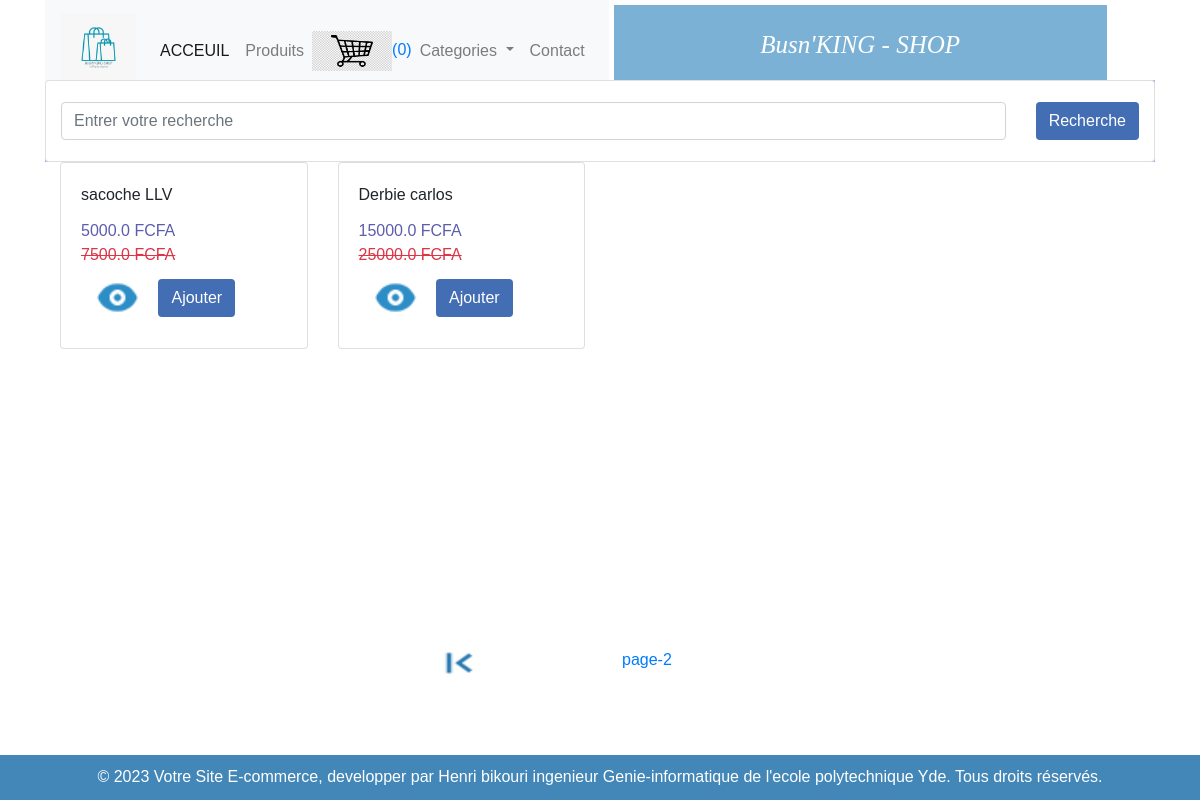
Screenshot of /?page=2 with the database file from the repository.
### shop/models.py (models this page shows, shortened)
class Produit(models.Model):
    titre=models.CharField(max_length=200)
    prix=models.FloatField()
    prixavant=models.FloatField(default=0)
    description=models.TextField()
    categorie= models.ForeignKey(Categorie , related_name='categories', on_delete=models.CASCADE)
    image=models.CharField(max_length=5000)
    date_ajout=models.DateTimeField(auto_now=True)
    class Meta:
        ordering=['-date_ajout']

### shop/views.py (the view)
# urls.py: path('',index, name='home'),
def index(request):
    produit_object = Produit.objects.all()
    item_name = request.GET.get('item-name')
    if item_name !='' and item_name is not None:
        produit_object = Produit.objects.filter(titre__icontains=item_name)
    paginator = Paginator(produit_object, 4)
    page = request.GET.get('page')
    produit_object = paginator.get_page(page)
    return render(request, 'shop/index.html', {'produit_object':produit_object})

### shop/templates/shop/index.html (shortened to what this page needs)
{% extends "shop/base.html" %}
{% block content %}
 <div class="rows">
    <div class="col-hb-10">
        <form class="card card-sm">
            <div class="row no-guttera align-items-center">
                <div class="col">
                    <input type="search" id="recherche" name="item-name" placeholder="Entrer votre recherche" class="form-control form-control-borderless">
                </div>
                <div class="col-auto">
                    <button type="submit" id="but" class="btn btn-sucess">Recherche</button>
                </div>
            </div>
        </form>
    </div>
 </div>
 {% load static %}
 <div class="row">
    {% for Produit in produit_object %}
    <div class="col-md-3">
        <div class="card" id="im">
            <div class="card-body">
               <div id="aa{{Produit.id}}" class="card-title">{{Produit.titre}}</div>
               <div id="price{{ Produit.id }}" style="color:rgb(93, 93, 174);" class="card-text">{{Produit.prix}} FCFA</div>
               <div  class="text-danger"><s>{{Produit.prixavant}} FCFA</s></div>
               <a href="{{ Produit.id }}" style="background-color: #fff;" class="btn btn"><img src= "{% static 'images\show.png' %}" alt=" Busn'king" height="47" width="47" ></a>
               <button id="{{Produit.id}}" class="btn ted btn-sucess">Ajouter</button>
            </div>
        </div>
    </div>
    {% endfor %}
 </div>
 <div class="row mt-3">
    <div class="col-md-3 offset-md-4">
        <ul class="pagination">
            {% if produit_object.has_previous %}
            <li class="page-item">
                <a  href="?page={{ produit_object.previous_page_number }}" style="position: relative;top: 385px;"><img src= "{% static 'images\precedent.png' %}" alt=" Busn'king" height="40" width="57" ></a>
            </li>
            {% endif %}
            <li class="page-item active">
                <a  href="?page={{ produit_object.number }}" id="pg" style="position: relative;top: 390px; margin-left:135px;">page-{{ produit_object.number }}</a>
            </li>
        </ul>
    </div>
 </div>
{% endblock %}

### shop/static/style3.css (style rules this page uses)
body { font-family: Arial, sans-serif; margin: 0; padding: 0; }
.col-hb-10 { background-color: #7cb1d6; background-color: rgb(173, 173, 233); }
.row { margin: 0px; height: 80px; }
#im { transition: transform 0.3s ease-in-out; }
button { background-color: rgb(67, 110, 180); color: #fff; }

### rows the page displays
Produit: titre "sacoche LLV", prix "5000.0", prixavant "7500.0"
Produit: titre "Derbie carlos", prix "15000.0", prixavant "25000.0"

### other values shown
{{ produit_object.number }} "2"
